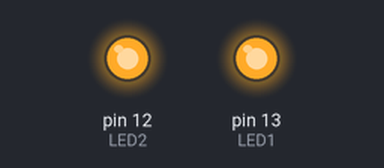
A sketch run on a simulated Arduino Uno, built with avr-gcc and run on an emulated ATmega328P. Parts: output pins drawn as LEDs (lit = HIGH).

Above: at 0.1 s.
Timing chart, 0 to 1.6 s (numbered marks = the images above):
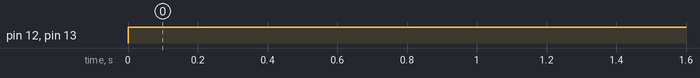

The sketch:

appliences.ino
```cpp
// aaryan luke mehra
// code for Appliences(LED acting like house appliences)
int LED1=13;
int LED2=12;


void setup() {
  // put your setup code here, to run once:

pinMode(LED1,OUTPUT);
pinMode(LED2, OUTPUT);

}

void loop() {
  // put your main code here, to run repeatedly:

digitalWrite(LED1,HIGH);
digitalWrite(LED2,HIGH);
}
```

Measured:
- by itself, pin 12 (LED2), pin 13 (LED1): LOW → HIGH at 0.00 s
